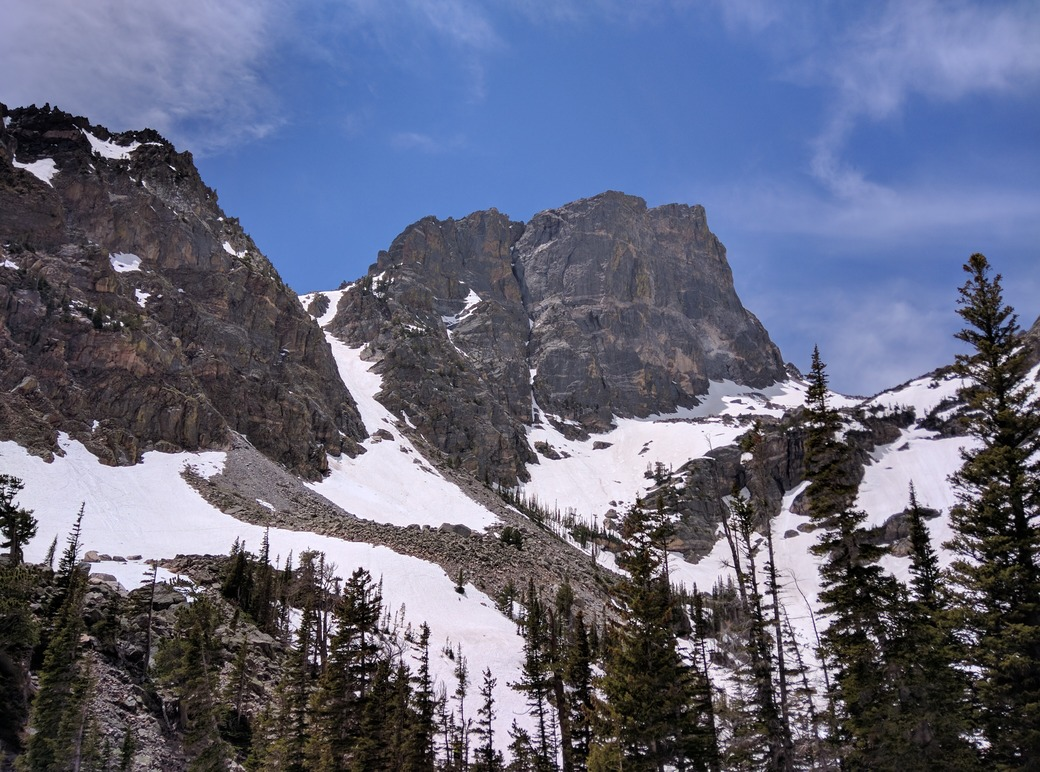
#> input picture Lab6/images/hallett_peak.jpg, 1040 x 772 px
$ python preprocessing.py
#> lines starting #> are read from the running program, lines starting #| are printed output that depends on the picture
"""Image preprocessing functions for Lab 6"""

import numpy as np
import matplotlib.pyplot as plt
from pathlib import Path

def read_image(filename: str):
    """Read the file indicated by filename as a numpy rgb image array."""
#> called with filename = 'images/hallett_peak.jpg'
    return np.array(plt.imread(Path(filename)))
#> returned value is the input picture: shape (772, 1040, 3); mean R, G, B 98.6, 102.8, 125
#| (772, 1040, 3)

def luma_transform(rgb_ndarray):
    """Perform the luma transform on the red, green, and blue channels of the image ndarray"""
    return np.dot(rgb_ndarray[...,:3], [.2989, .5870, .1140])
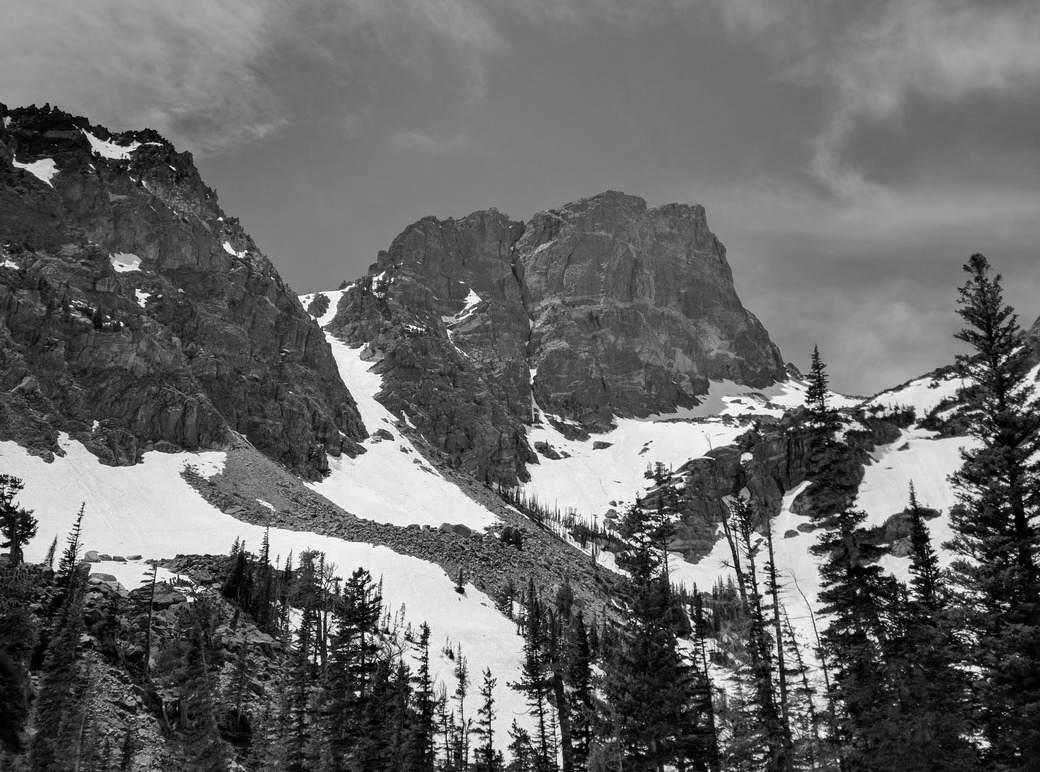
#> returned value: shape (772, 1040) float64; min 0, max 255, mean 104.1

def preprocess(filename: str):
    """Given an image filename, load and convert the image to a grayscale ndarray."""
    return luma_transform(read_image(filename))

if __name__ == "__main__":
    # Run self-test code if called directly
    P=read_image("images/hallett_peak.jpg")
    print(P.shape)
    G = preprocess('images/hallett_peak.jpg')
    print(G.shape)
#| (772, 1040)
    plt.imshow(P)
    plt.axis('off')
    plt.show()

$ run again, with Lab6/images/bullet.jpg copied over Lab6/images/hallett_peak.jpg
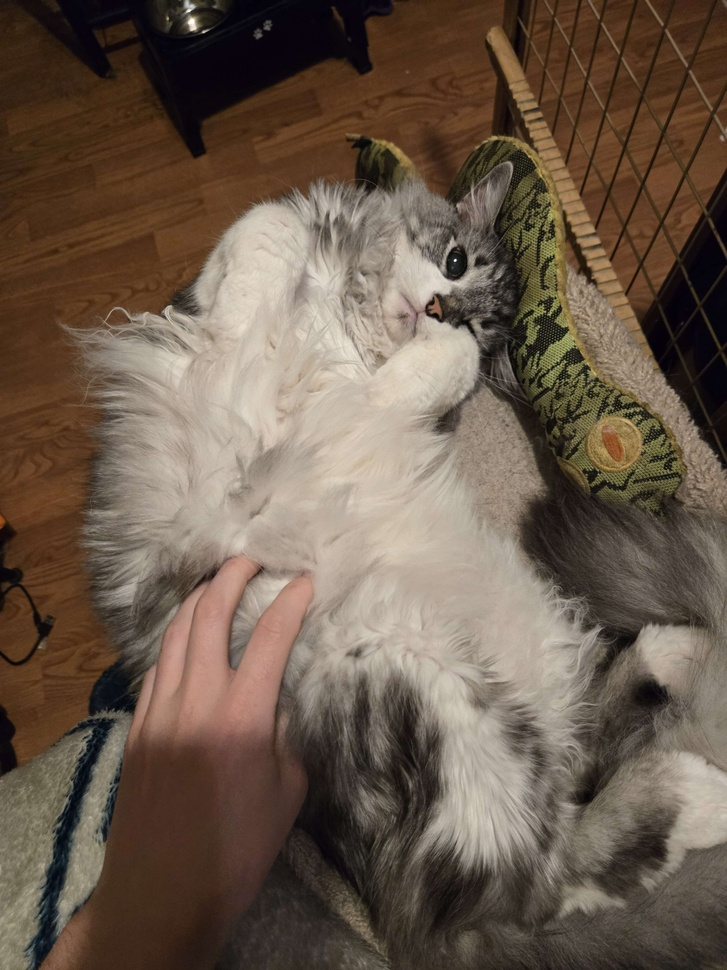
#> input picture Lab6/images/bullet.jpg, 727 x 970 px, shrunk from 3000 x 4000 before the run
#> in read_image, returned value is the input picture: shape (970, 727, 3); mean R, G, B 106.4, 90, 75.5
#| (970, 727, 3)
#> in luma_transform, `return np.dot(rgb_ndarray[...,:3], [.2989, .5870, .1140])`:
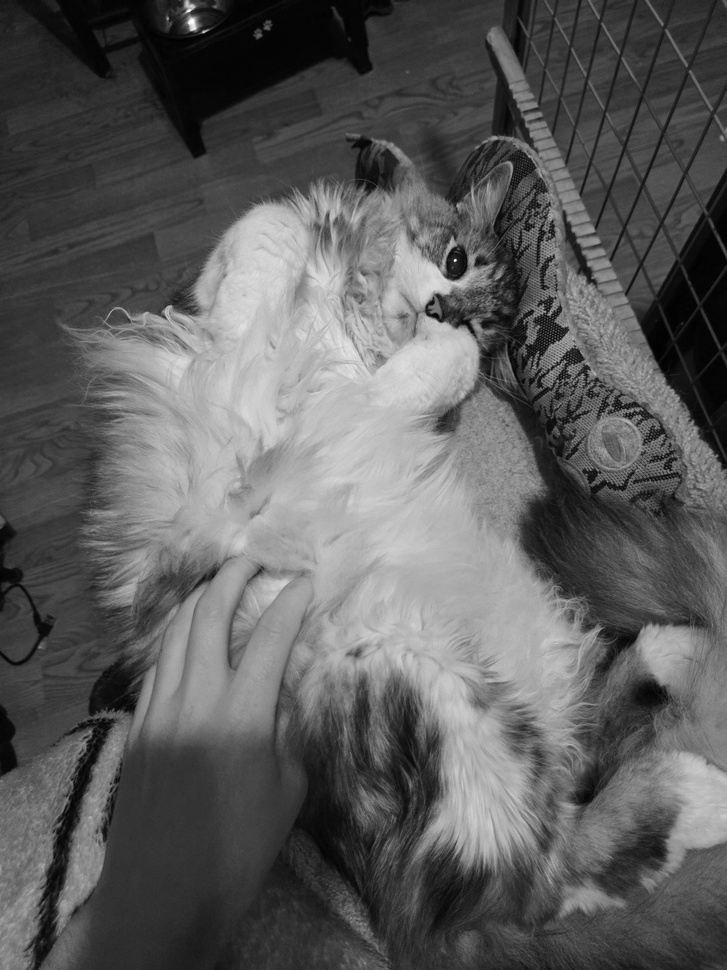
#> returned value: shape (970, 727) float64; min 0.228, max 254.7, mean 93.2
#| (970, 727)

$ run again, with Lab6/images/duckies.jpg copied over Lab6/images/hallett_peak.jpg
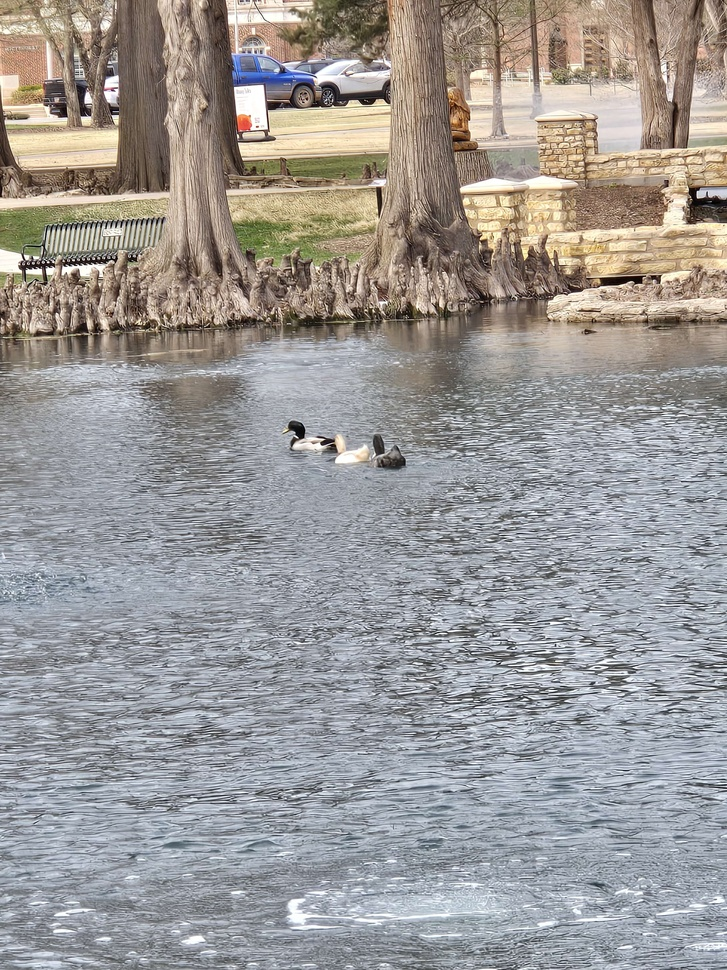
#> input picture Lab6/images/duckies.jpg, 727 x 970 px, shrunk from 3000 x 4000 before the run
#> in read_image, returned value is the input picture: shape (970, 727, 3); mean R, G, B 156.1, 153.1, 151.2
#| (970, 727, 3)
#> in luma_transform, `return np.dot(rgb_ndarray[...,:3], [.2989, .5870, .1140])`:
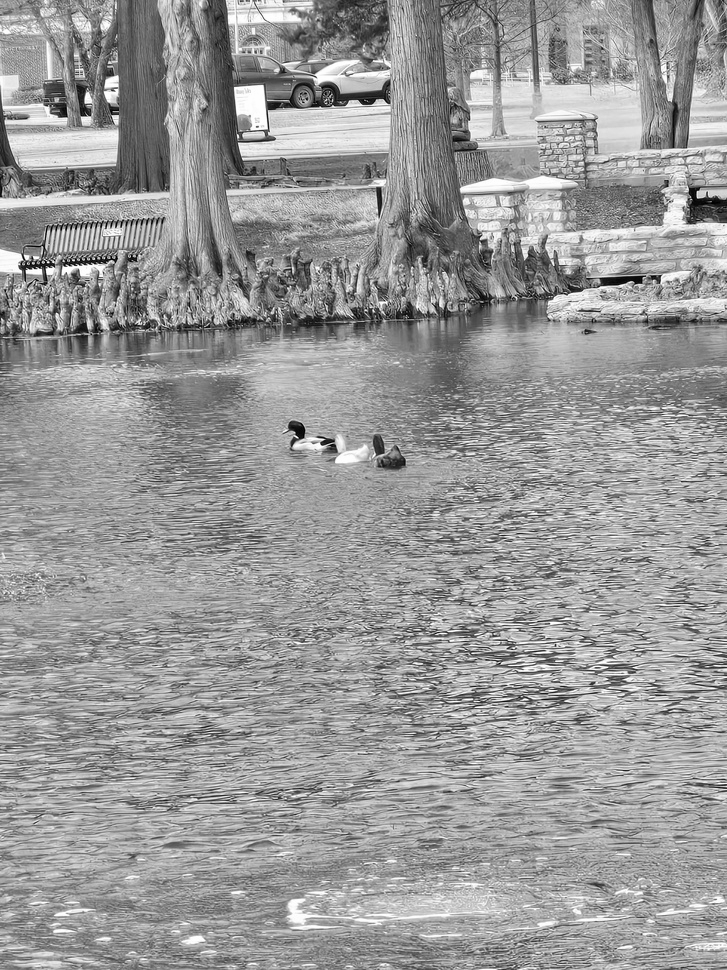
#> returned value: shape (970, 727) float64; min 0.228, max 255, mean 153.7
#| (970, 727)

$ run again, with Lab6/images/schrodinger.jpg copied over Lab6/images/hallett_peak.jpg
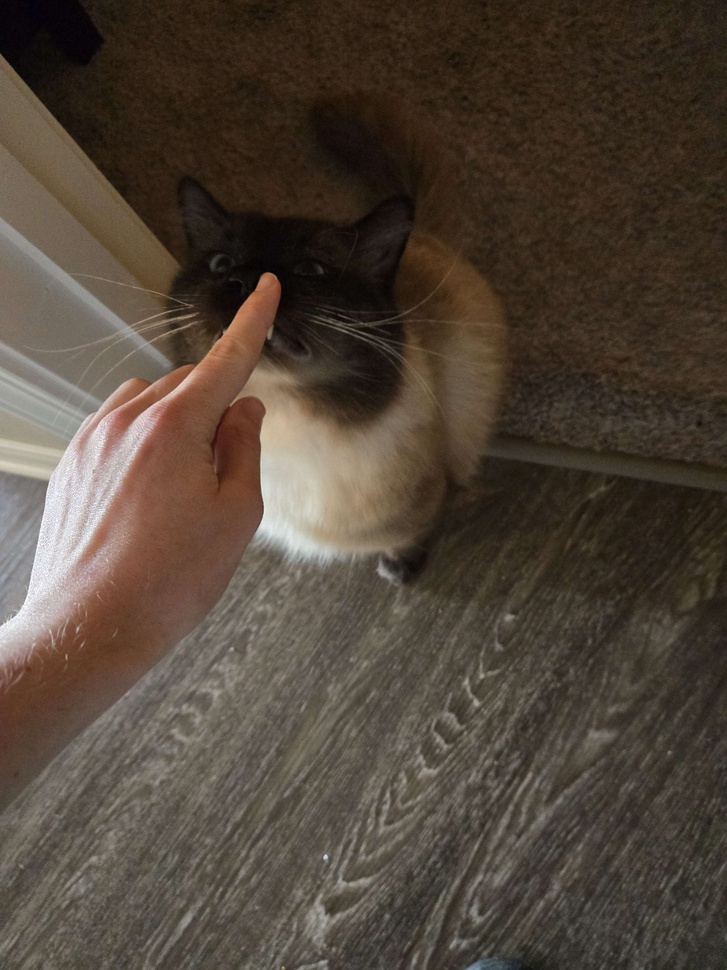
#> input picture Lab6/images/schrodinger.jpg, 727 x 970 px, shrunk from 3000 x 4000 before the run
#> in read_image, returned value is the input picture: shape (970, 727, 3); mean R, G, B 80.8, 68.8, 57.5
#| (970, 727, 3)
#> in luma_transform, `return np.dot(rgb_ndarray[...,:3], [.2989, .5870, .1140])`:
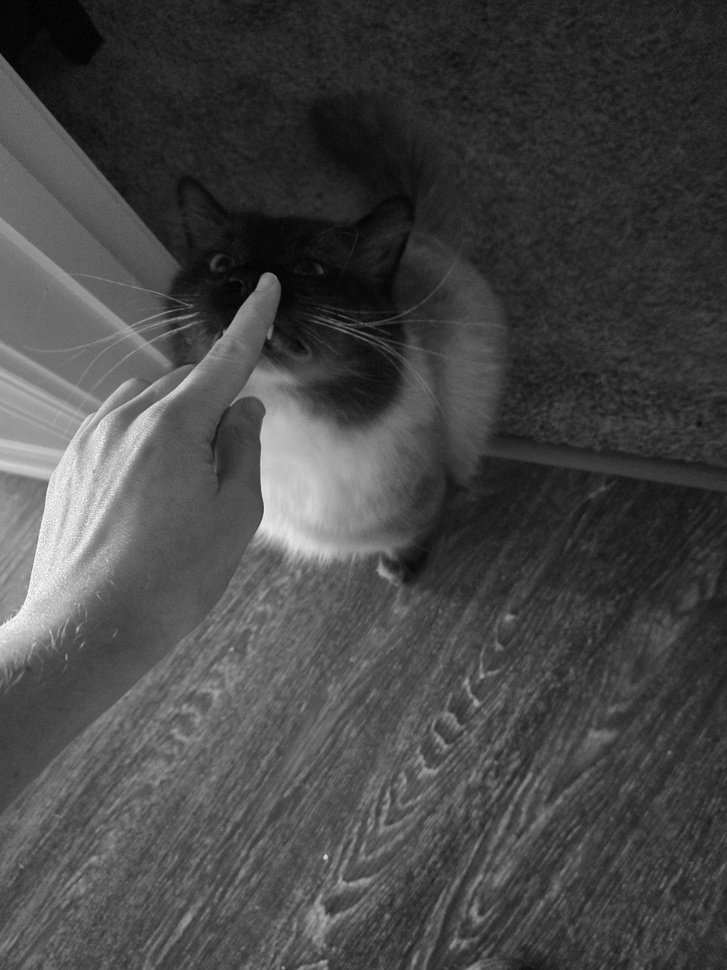
#> returned value: shape (970, 727) float64; min 1.2, max 254.7, mean 71.1
#| (970, 727)
